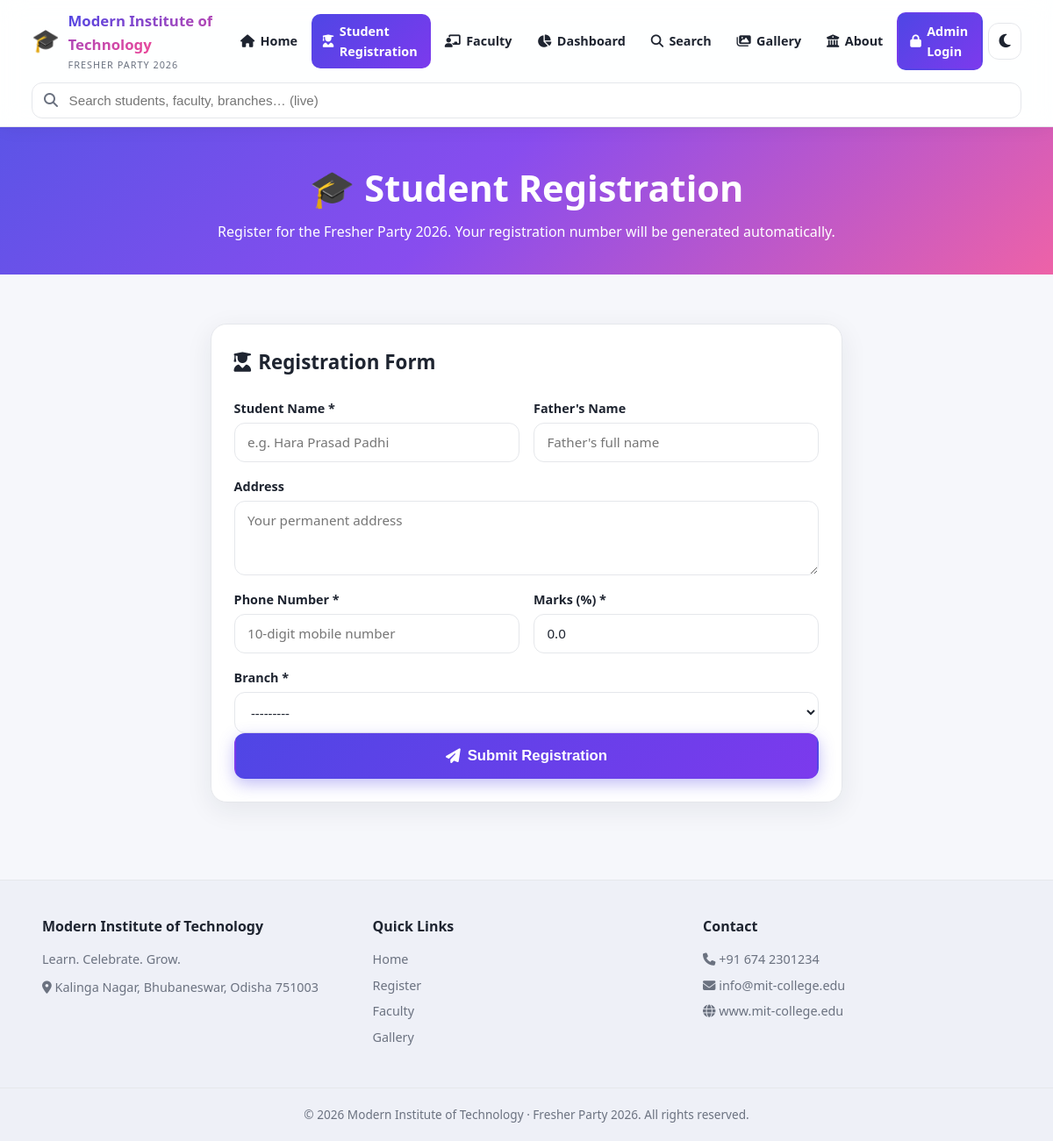
Screenshot of /register/ with the database file from the repository.
### party/models.py (models this page shows, shortened)
class CollegeInfo(models.Model):
    college_name = models.CharField(max_length=200, default='Modern Institute of Technology')
    tagline = models.CharField(max_length=200, blank=True, default='Learn. Celebrate. Grow.')
    history = models.TextField(blank=True, default='')
    vision = models.TextField(blank=True, default='')
    mission = models.TextField(blank=True, default='')
    courses = models.TextField(blank=True, default='')
    branches = models.TextField(blank=True, default='')
    facilities = models.TextField(blank=True, default='')
    principal_name = models.CharField(max_length=200, blank=True, default='')
    principal_message = models.TextField(blank=True, default='')
    address = models.TextField(blank=True, default='')
    phone = models.CharField(max_length=30, blank=True, default='')
    email = models.EmailField(blank=True, default='')
    website = models.CharField(max_length=200, blank=True, default='')
    established_year = models.CharField(max_length=20, blank=True, default='')
    logo = models.ImageField(upload_to='college/', blank=True, null=True)
    hero_image = models.ImageField(upload_to='college/', blank=True, null=True)
    class Meta:
        verbose_name = 'College Information'
        verbose_name_plural = 'College Information'
    @classmethod
    def get_info(cls):
        obj = cls.objects.first()
        if obj is None:
            obj = cls.objects.create()
        return obj

### party/views.py (the view, shortened to what this page needs)
# urls.py: path('register/', views.student_register, name='student_register'),
def student_register(request):
    form = StudentRegistrationForm(request.POST or None)
    return render(request, 'student_register.html',
                  page_context(request, form=form))

### party/forms.py (shortened to what this page needs)
class StudentRegistrationForm(forms.ModelForm):
    class Meta:
        model = Student
        fields = ['name', 'father_name', 'address', 'phone', 'marks', 'branch']
        widgets = {
            'name': forms.TextInput(attrs={
                'class': 'input-field', 'placeholder': 'e.g. Hara Prasad Padhi'}),
            'father_name': forms.TextInput(attrs={
                'class': 'input-field', 'placeholder': "Father's full name"}),
            'address': forms.Textarea(attrs={
                'class': 'input-field', 'rows': 3,
                'placeholder': 'Your permanent address'}),
            'phone': forms.TextInput(attrs={
                'class': 'input-field', 'placeholder': '10-digit mobile number'}),
            'marks': forms.NumberInput(attrs={
                'class': 'input-field', 'step': '0.01', 'min': '0', 'max': '100',
                'placeholder': 'e.g. 86.50'}),
            'branch': forms.Select(attrs={'class': 'input-field'}),
        }

### party/views.py (called while the page is built)
def get_college_info():
    return CollegeInfo.get_info()

def page_context(request, **extra):
    ctx = {
        'college': get_college_info(),
        'student_count': Student.objects.count(),
        'faculty_count': Faculty.objects.count(),
        'branch_count': len(Student.objects.values_list('branch', flat=True).distinct()),
    }
    ctx.update(extra)
    return ctx

### templates/student_register.html (shortened to what this page needs)
{% extends 'base.html' %}
{% load static %}
{% block register_active %}active{% endblock %}
{% block content %}
<section class="page-hero small">
    <div class="container">
        <h1 class="fade-up">🎓 Student Registration</h1>
        <p class="fade-up">Register for the Fresher Party 2026. Your registration number will be generated automatically.</p>
    </div>
</section>
<section class="section">
    <div class="container container-narrow">
        <div class="card form-card fade-up">
            <h2 class="form-title"><i class="fas fa-user-graduate"></i> Registration Form</h2>
            <form method="post" novalidate>
                <div class="form-grid">
                    <div class="field">
                        <label for="{{ form.name.id_for_label }}">Student Name *</label>
                        {{ form.name }}
                    </div>
                    <div class="field">
                        <label for="{{ form.father_name.id_for_label }}">Father's Name</label>
                        {{ form.father_name }}
                    </div>
                    <div class="field field-full">
                        <label for="{{ form.address.id_for_label }}">Address</label>
                        {{ form.address }}
                    </div>
                    <div class="field">
                        <label for="{{ form.phone.id_for_label }}">Phone Number *</label>
                        {{ form.phone }}
                    </div>
                    <div class="field">
                        <label for="{{ form.marks.id_for_label }}">Marks (%) *</label>
                        {{ form.marks }}
                    </div>
                    <div class="field field-full">
                        <label for="{{ form.branch.id_for_label }}">Branch *</label>
                        {{ form.branch }}
                    </div>
                </div>
                <button type="submit" class="btn btn-primary btn-block btn-lg">
                    <i class="fas fa-paper-plane"></i> Submit Registration
                </button>
            </form>
        </div>
    </div>
</section>
{% endblock %}

### templates/base.html (shortened to what this page needs)
{% load static %}
<!DOCTYPE html>
<html lang="en">
<head>
    <link rel="stylesheet" href="https://cdnjs.cloudflare.com/ajax/libs/font-awesome/6.5.2/css/all.min.css">
    <link rel="stylesheet" href="{% static 'css/style.css' %}">
</head>
<body data-theme="light">
<nav class="navbar" id="navbar">
    <div class="nav-inner">
        <a href="{% url 'home' %}" class="brand">
            {% if college.logo %}
                <img src="{{ college.logo.url }}" alt="Logo" class="brand-logo">
            {% else %}
                <span class="brand-icon">🎓</span>
            {% endif %}
            <span class="brand-text">
                <span class="brand-name">{{ college.college_name }}</span>
                <span class="brand-sub">Fresher Party 2026</span>
            </span>
        </a>
        <div class="nav-right">
            <ul class="nav-links" id="navLinks">
                <li><a href="{% url 'home' %}" class="{% block home_active %}{% endblock %}"><i class="fas fa-home"></i> Home</a></li>
                <li><a href="{% url 'student_register' %}" class="{% block register_active %}{% endblock %}"><i class="fas fa-user-graduate"></i> Student Registration</a></li>
                <li><a href="{% url 'faculty_page' %}" class="{% block faculty_active %}{% endblock %}"><i class="fas fa-chalkboard-teacher"></i> Faculty</a></li>
                <li><a href="{% url 'dashboard' %}" class="{% block dash_active %}{% endblock %}"><i class="fas fa-chart-pie"></i> Dashboard</a></li>
                <li><a href="{% url 'search_page' %}" class="{% block search_active %}{% endblock %}"><i class="fas fa-search"></i> Search</a></li>
                <li><a href="{% url 'gallery_page' %}" class="{% block gallery_active %}{% endblock %}"><i class="fas fa-images"></i> Gallery</a></li>
                <li><a href="{% url 'about_page' %}" class="{% block about_active %}{% endblock %}"><i class="fas fa-university"></i> About</a></li>
                {% if user.is_authenticated %}
                    <li><a href="{% url 'admin_dashboard' %}" class="{% block admin_active %}{% endblock %}"><i class="fas fa-tachometer-alt"></i> Admin Panel</a></li>
                    <li class="nav-login">
                        <a href="{% url 'logout' %}" class="btn btn-login"><i class="fas fa-sign-out-alt"></i> Logout ({{ user.username }})</a>
                    </li>
                {% else %}
                    <li class="nav-login"><a href="{% url 'login' %}" class="btn btn-login"><i class="fas fa-lock"></i> Admin Login</a></li>
                {% endif %}
            </ul>
            <button class="theme-toggle" id="themeToggle" title="Toggle dark/light mode" aria-label="Toggle theme">
                <i class="fas fa-moon"></i>
            </button>
        </div>
    </div>
    <div class="nav-search" id="navSearch">
        <div class="search-wrap">
            <i class="fas fa-search search-icon"></i>
            <input type="text" id="globalSearch" class="search-input"
                   placeholder="Search students, faculty, branches… (live)">
        </div>
    </div>
</nav>
<main class="page-content">
    {% block content %}{% endblock %}
</main>
<footer class="footer">
    <div class="footer-inner">
        <div class="footer-col">
            <h4>{{ college.college_name }}</h4>
            <p>{{ college.tagline }}</p>
            <p class="footer-address"><i class="fas fa-map-marker-alt"></i> {{ college.address|default:'College Address' }}</p>
        </div>
        <div class="footer-col">
            <h4>Quick Links</h4>
            <ul>
                <li><a href="{% url 'home' %}">Home</a></li>
                <li><a href="{% url 'student_register' %}">Register</a></li>
                <li><a href="{% url 'faculty_page' %}">Faculty</a></li>
                <li><a href="{% url 'gallery_page' %}">Gallery</a></li>
            </ul>
        </div>
        <div class="footer-col">
            <h4>Contact</h4>
            <p><i class="fas fa-phone"></i> {{ college.phone|default:'+91 XXXXX XXXXX' }}</p>
            <p><i class="fas fa-envelope"></i> {{ college.email|default:'info@college.edu' }}</p>
            <p><i class="fas fa-globe"></i> {{ college.website|default:'www.college.edu' }}</p>
        </div>
    </div>
    <div class="footer-bottom">
        © <span id="footerYear"></span> {{ college.college_name }} · Fresher Party 2026. All rights reserved.
    </div>
</footer>
</body>
</html>

### rows the page displays
CollegeInfo: college_name "Modern Institute of Technology", tagline "Learn. Celebrate. Grow.", address "Kalinga Nagar, Bhubaneswar, Odisha 751003", phone "+91 674 2301234", email "info@mit-college.edu", website "www.mit-college.edu"
